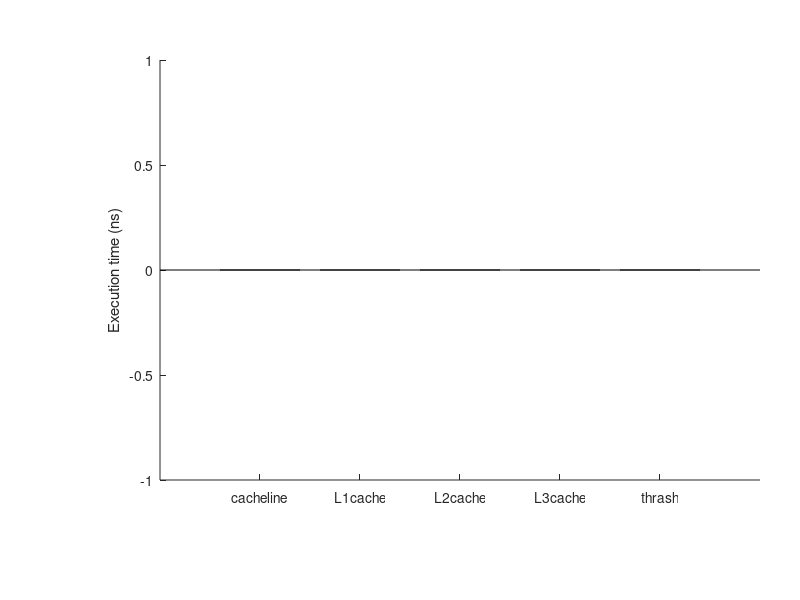
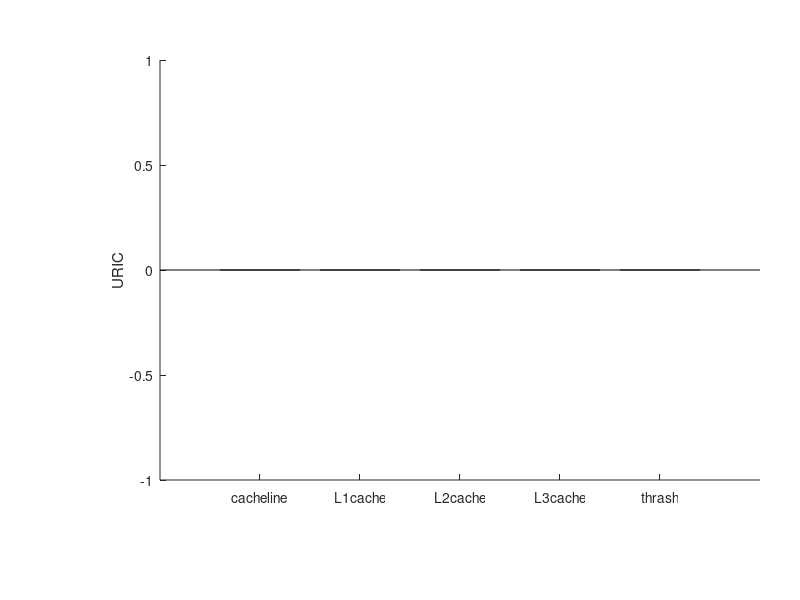

Write the MATLAB code that produced these figures, in order.

    %for each workload
        %for each measure of computation
        
            %initialize an empty array
            %for each CPU frequency
            
                %for each repetition

                    %load the CSV file
                    %average the consumed CPU capacity
                    %store the average value in the array
                %end
            %end
            
            %create a figure of a specific size
            %plot a scatter diagram of the average consumed CPU capacity against CPU frequency with formatted color, shape, and size
            %set tick positions
            %set axis labels
        %end
    %end
    
    %Names of relevant directories and configurations
    data_dir = '../data';
    plot_dir = '../plots/set2';
    
    application = 'membound';
    configuration_array = {'cacheline', 'L1cache', 'L2cache', 'L3cache', 'thrash'};
    freq_name   = '2300000';
    
    MOC_array = {'nsec', 'userinst'};
    ylabel_array = {'Execution time (ns)', 'URIC'};

    %Get information on screen size and stuff
    screen_size = get(0, 'ScreenSize');
    xsize = (screen_size(3)*0.5);
    ysize = screen_size(3)*0.20;
    print_Soption = sprintf('-S%i,%i', xsize, ysize*0.70);
    
    %Iterate through the measures of computation (MOC) directories in this application/configuration directory
    for m = 1:length(MOC_array);
            
        MOC = MOC_array{m};

        %initialize the array of data points
        c_array = [];
        CPUcapacity_array   = [];
        CPUcapacity_array_max = [];
        CPUcapacity_array_min = [];
        
        %Iterate through the applications and configuration
        for c = 1:length(configuration_array)
            
            configuration = configuration_array{c};
            
            app_dir = sprintf('%s/%s/%s/', data_dir, application, configuration);
            MOC_dir = sprintf('%s/%s', app_dir, MOC);
            freq_path = sprintf('%s/%s', MOC_dir, freq_name);
                                        
            %open the directory associated with the frequency
            rep_filelist = readdir(freq_path);
            rep_filecount= length(rep_filelist);
            
            raw_data_array = [];
            %iterate through the data files in this frequency directory
            for r = 1:rep_filecount
                
                %get the path to the file
                rep_filename = rep_filelist{r};
                rep_path = sprintf('%s/%s', freq_path, rep_filename);
                
                %check that it is a file and not a directory
                if( isdir(rep_path) )
                    %this is not a file
                    continue;
                end
                
                %check that it is a csv file
                if (1 ~= strcmp(rep_filename(end-3:end), '.csv'))
                    %this is not a csv file
                    continue;
                end
                
                %Read the raw data and compute the mean
                raw = load(rep_path);
                raw_data_array = [raw_data_array; raw];                
            end %rep loop
            
            mean_consumed_capacity = mean(raw_data_array);
            
            %Append the computed mean and the frequency to the list of existing data points
            CPUcapacity_array = [CPUcapacity_array, mean_consumed_capacity];
            c_array = [c_array, c];
        end %freq loop
            
        %setup the figure
        fig_handle = figure();
        set(fig_handle, 'Position', [0 0 xsize (ysize*0.5)] );
        ylabel(ylabel_array{m});

        %Draw the actual diagram
        hold on;
        
        plot_handle = bar( (c_array*2), CPUcapacity_array);
        set(plot_handle, 'edgecolor', [0.05, 0.05, 0.05]);
        set(plot_handle, 'facecolor', [0.5, 0.5, 0.5]);

        axis_handle = gca;
        %set(axis_handle, 'fontsize', 18);
        set(axis_handle,  'xtick', 2:2:10);
        set(axis_handle,  'xticklabel', configuration_array)
        %set(axis_handle, 'ytick', y_ticks);
        set(axis_handle, 'position' , [0.20, 0.20, 0.75, 0.70]);

        %set(plot_handle, 'barwidth', 0.8);        
        hold off;
        
        %Generate a name for the image that will store the plot
        plot_name = sprintf('%s/consumed_%s.jpg',plot_dir, ...
                                                 MOC);
        
        %Print the figure to a jpeg image
        print(fig_handle, plot_name, '-djpg', print_Soption);
        
        %close the figure
        close(fig_handle);
            
    end %MOC loop
    
